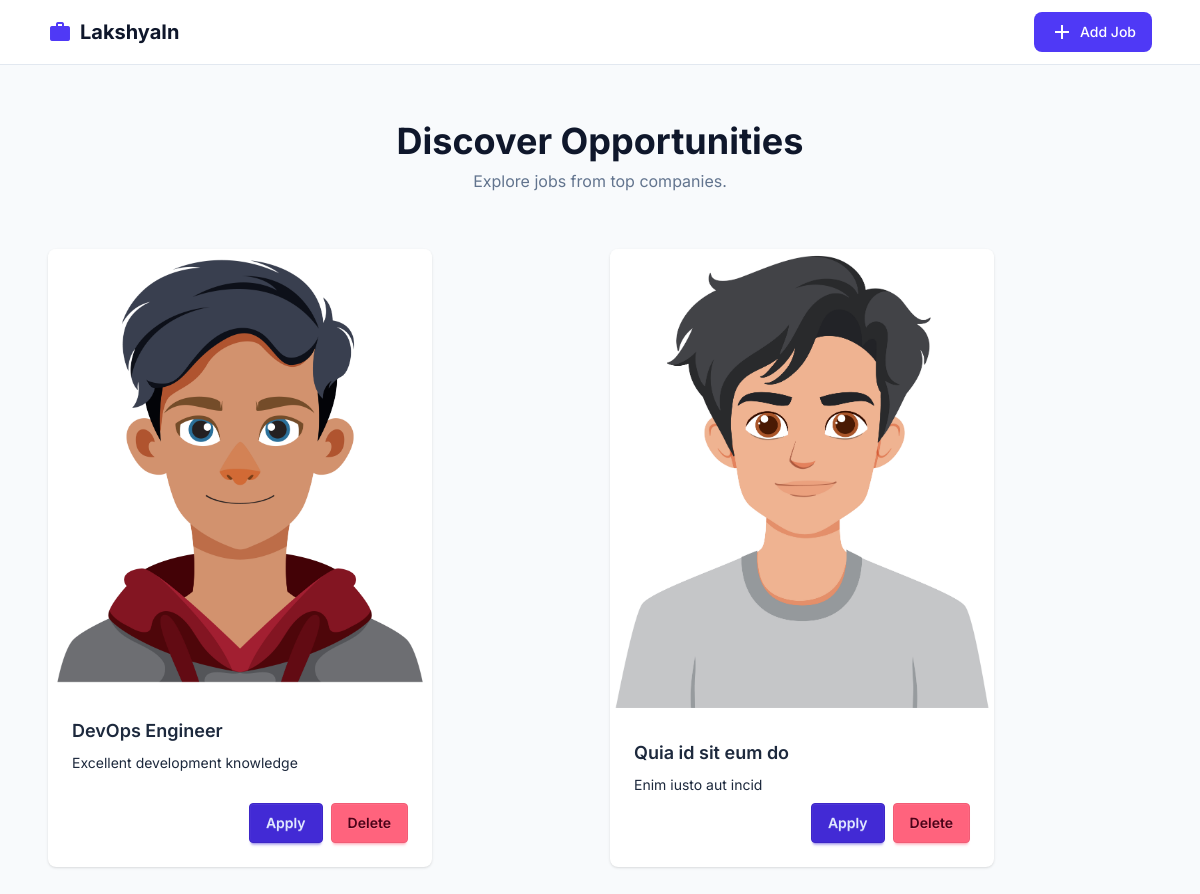
Before: / with the older database file.
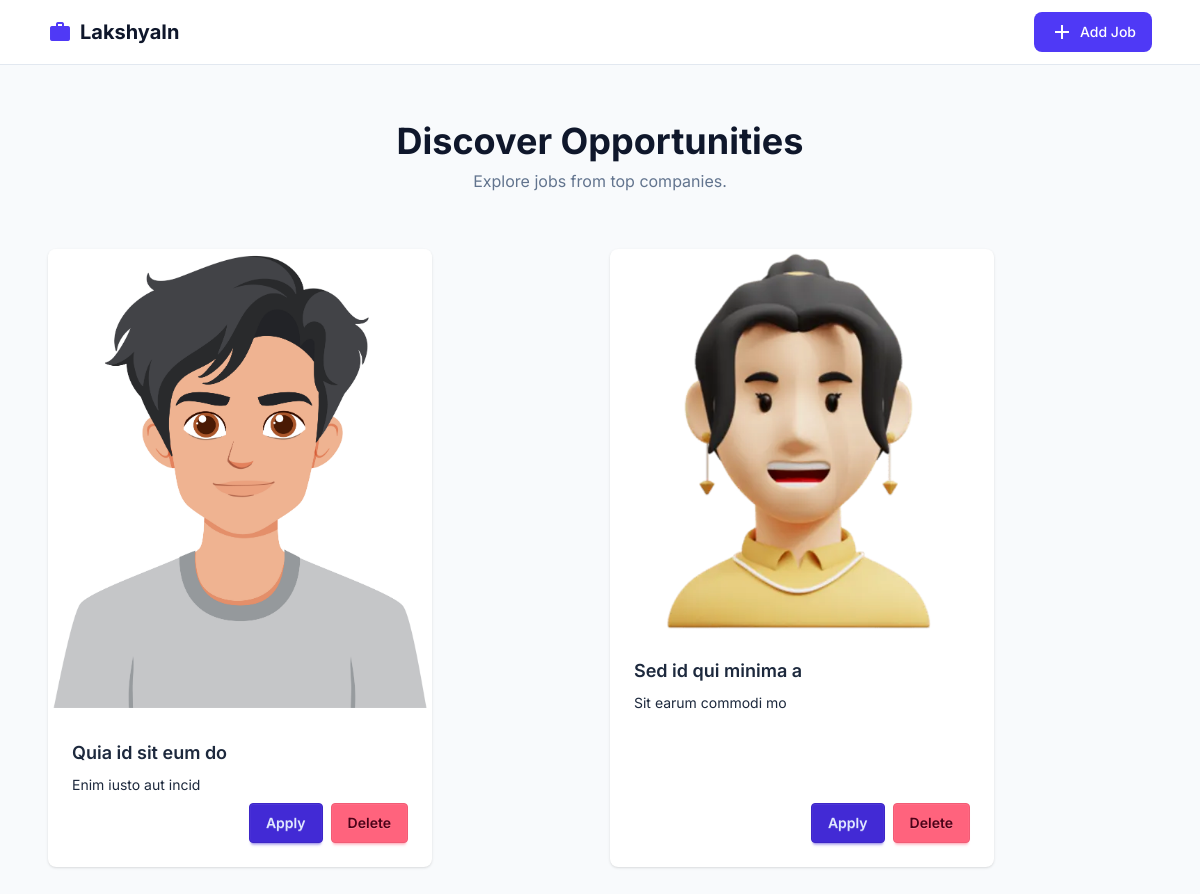
After: the same page with the newer database file.
### core/models.py (models this page shows, shortened)
class Job(models.Model):
    title = models.CharField(max_length=255)
    description = models.TextField()
    company_name = models.CharField(max_length=255)
    location = models.CharField(max_length=255)
    salary = models.IntegerField()
    logo = models.ImageField(upload_to="logo")

### core/views.py (the view)
# urls.py: path("", home, name="home"),
def home(request):
    jobs = Job.objects.all()
    return render(request, "index.html", {"jobs":jobs})

### core/templates/index.html (shortened to what this page needs)
<!DOCTYPE html>
<html lang="en">
<head>
    <link href="https://cdn.jsdelivr.net/npm/daisyui@5" rel="stylesheet" type="text/css" />
    <link href="https://cdn.jsdelivr.net/npm/daisyui@5/themes.css" rel="stylesheet" type="text/css" />
    <script src="https://cdn.jsdelivr.net/npm/@tailwindcss/browser@4"></script>
</head>
<body class="bg-slate-50 text-slate-800">
    <header class="bg-white border-b border-slate-200 sticky top-0 z-10">
        <div class="max-w-6xl mx-auto px-6 h-16 flex items-center justify-between">
            <a href={% url 'home' %} class="text-xl font-bold text-slate-900 flex items-center gap-2">
                <span class="material-icons-outlined text-indigo-600">work</span>
                LakshyaIn
            </a>
            <a href={% url 'create-job' %} id="addJobBtn"
                class="bg-indigo-600 hover:bg-indigo-700 text-white text-sm font-medium px-4 py-2 rounded-lg transition-colors flex items-center gap-1.5">
                <span class="material-icons-outlined text-sm leading-none">add</span>
                Add Job
            </a>
        </div>
    </header>
    <section class="max-w-6xl mx-auto px-6 py-14 text-center">
        <h1 class="text-3xl sm:text-4xl font-bold text-slate-900">Discover Opportunities</h1>
        <p class="mt-2 text-slate-500">Explore jobs from top companies.</p>
    </section>
    <main class="max-w-6xl mx-auto px-6 pb-16">
        <div id="jobsGrid" class="grid grid-cols-1 sm:grid-cols-2 gap-5">
           {% for job in jobs %}
            <div class="card bg-base-100 w-96 shadow-sm">
                <figure>
                    <img src="{{ job.logo.url }}" alt="logo" class="w-full" />
                </figure>
                <div class="card-body">
                    <h2 class="card-title">{{ job.title }}</h2>
                    <p>{{ job.description }}</p>
                    <div class="card-actions justify-end">
                        <button class="btn btn-primary">Apply</button>
                        <form action="{% url 'delete-job' job.id %}" method="post">
                            <button class="btn btn-error" type="submit">Delete</button>
                        </form>
                    </div>
                </div>
            </div>
            {% endfor %}
    </main>
</body>
</html>

### core/templates/index.html (style rules this page uses)
body { font-family: 'Inter', sans-serif; }

Changed rows visible on the page:
removed Job: logo (picture), title "DevOps Engineer", description "Excellent development knowledge"
added Job: logo (picture), title "Sed id qui minima a", description "Sit earum commodi mo"
